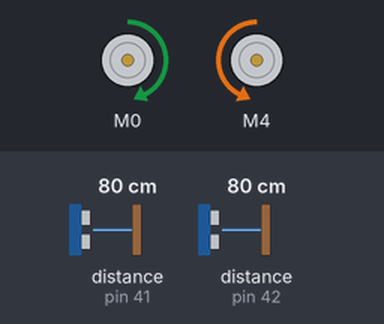
A sketch run on a simulated Arduino Uno, built with avr-gcc and run on an emulated ATmega328P. On the bench: 2 × DC motor (green arrow = forward, orange = backward, longer = faster). The inputs (shaded band) are chosen by the test bench; at power-on: distance to the obstacle (sensors on pin 41, pin 42) 80 cm.

Above: at 5.2 s.
5.3 s: distance to the obstacle (sensor on pin 41) set to 2 cm
At 6.0 s:
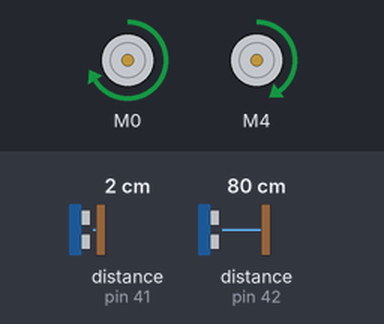
6.8 s: distance to the obstacle (sensor on pin 42) set to 2 cm
At 8.0 s:
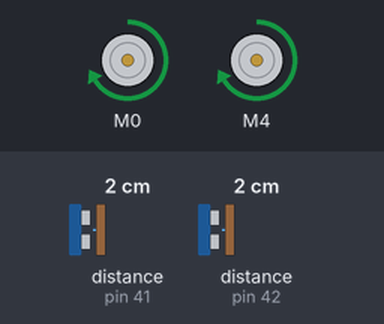
8.3 s: distance to the obstacle (sensor on pin 41) set to 60 cm
At 8.9 s:
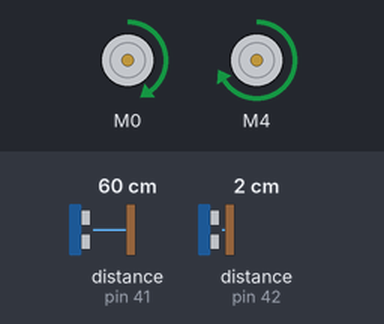
9.8 s: distance to the obstacle (sensor on pin 42) set to 47 cm
11.3 s: distance to the obstacle (sensor on pin 42) set to 55 cm
At 11.7 s:
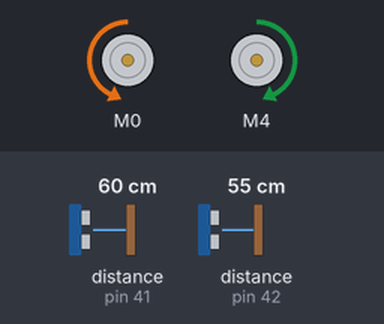
12.8 s: distance to the obstacle (sensor on pin 42) set to 4 cm
At 13.7 s:
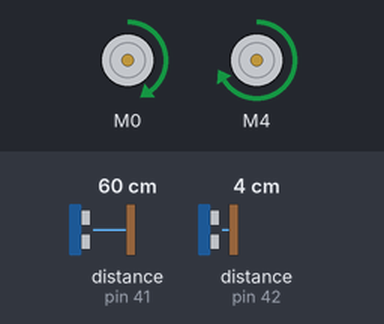
Timing chart, 0 to 15.3 s (numbered marks = the images above; inputs shaded):
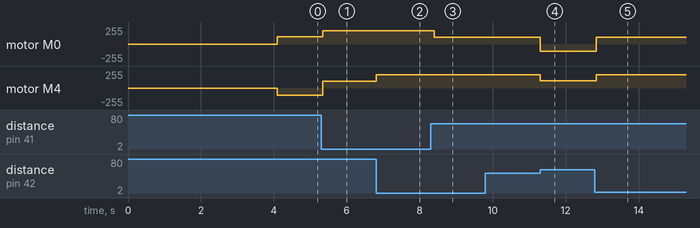

Measured:
- the behaviour switches between 49 and 50 cm on distance to the obstacle (sensor on pin 42) (found by bisection; images 3 and 4)
- after the input at 5.3 s, motor M0: forward 110/255 → forward 200/255 after 0.05 s; motor M4: backward 110/255 → forward 100/255 after 0.05 s
- after the input at 6.8 s, motor M4: forward 100/255 → forward 200/255 at once
- after the input at 8.3 s, motor M0: forward 200/255 → forward 100/255 after 0.09 s
- after the input at 9.8 s, every drawn part: stays the same
- after the input at 11.3 s, motor M0: forward 100/255 → backward 110/255 at once; motor M4: forward 200/255 → forward 110/255 at once
- after the input at 12.8 s, motor M0: backward 110/255 → forward 100/255 at once; motor M4: forward 110/255 → forward 200/255 at once

The sketch:

sumandrei.ino
```cpp
#include <SparkFun_TB6612.h>
#include <Wire.h>
#include <VL53L0X.h>

//#define linha0 A0    //Definindo A0 como o sensor de cor da direita
//#define linha1 A1    //Definindo A1 como o sensor de cor da esquerda

int vira = 0;       //A variável "vira" será usada para escolher para qual lado o robo ira girar, depende de qual foi o último sensor que avistou o robo adversario
//int viralinha = 0;

int valDIR = 0;           // variavel do sensor de distancia da direita
int valESQ = 0;           //variavel do sensor de distancia da esquerda

//pinos XSHUT dos sensorESQs são utilizados para poder definir diferentes endereços
#define tofDIR 7        //XSHUT tof1
#define tofESQ 13      //XSHUT tof2

//Definindo os enfereços de cada sensor
#define idsensorDIR 41
#define idsensorESQ 42

//definindos os pinos para controle da ponte h
#define ABIN1A 4
#define ABIN2A 5
#define PWMAB1 3
#define STBY 2
#define ABIN1B 0
#define ABIN2B 1
#define PWMAB2 6

// these constants are used to allow you to make your motor configuration
// line up with function names like forward.  Value can be 1 or -1
const int offsetA = 1;
const int offsetB = 1;

//Criando um objeto para cada sensor
VL53L0X sensorDIR;
VL53L0X sensorESQ;

//criando um objeto para cada motor
Motor motorDIR = Motor(ABIN1A, ABIN2A, PWMAB1, offsetA, STBY);
Motor motorESQ = Motor(ABIN1B, ABIN2B, PWMAB2, offsetB, STBY);


void setup() {

  pinMode(tofDIR, OUTPUT);
  pinMode(tofESQ, OUTPUT);

  Wire.begin();
  //definindo endereço do Sensor1
  sensorDIR.setAddress(idsensorDIR);
  pinMode(tofDIR, INPUT);
  delay(10); //Dando um tempo pra não zoar
  sensorESQ.setAddress(idsensorESQ);
  pinMode(tofESQ, INPUT);
  delay(10);

  //métodos da própria biblioteca utilizados para inicialização
  sensorDIR.init();
  sensorESQ.init();
  sensorDIR.setTimeout(300);
  sensorESQ.setTimeout(300);
  sensorDIR.startContinuous();
  sensorESQ.startContinuous();

  delay(4000);

}

void loop() {
  //  valDIR = analogRead(linha0);    // read the input pin
  // valESQ = analogRead(linha1);


  //-------------------------------------- LOGICA DE COMBATE -------------------------------------------------------//


  //caso 1: os dois sensores de cor estando no preto//

  valDIR = sensorDIR.readRangeContinuousMillimeters();
  valESQ = sensorESQ.readRangeContinuousMillimeters();


  if (valDIR < 500 && valESQ < 500) {
    motorESQ.drive(200);
    motorDIR.drive(200);
  }

  else if (valDIR > 500 && valESQ < 500) {
    motorESQ.drive(100);
    motorDIR.drive(200);
    vira = 1;
  }

  else if (valDIR < 500 && valESQ > 500) {
    motorESQ.drive(200);
    motorDIR.drive(100);
    vira = 0;
  }

  else if (valDIR > 500 && valESQ > 500 && vira == 0) {
    motorESQ.drive(110);
    motorDIR.drive(-110);
  }

  else {
    motorESQ.drive(-110);
    motorDIR.drive(110);
  }

  //caso 2: esquerda no branco //
  //else if (valDIR > 100 && valESQ < 100){
  //   motorESQ.drive(-180);
  //   motorDIR.drive(-180);
  //   delay(400);
  //   motorESQ.drive(-100);
  //   motorDIR.drive(100);
  //   delay(350);
  //  }

  //caso 3: direita no branco //
  //else {
  //   motorESQ.drive(-180);
  //   motorDIR.drive(-180);
  //   delay(300);
  //   motorESQ.drive(100);
  //   motorDIR.drive(-100);
  //   delay(300);
  //  }
}
```
